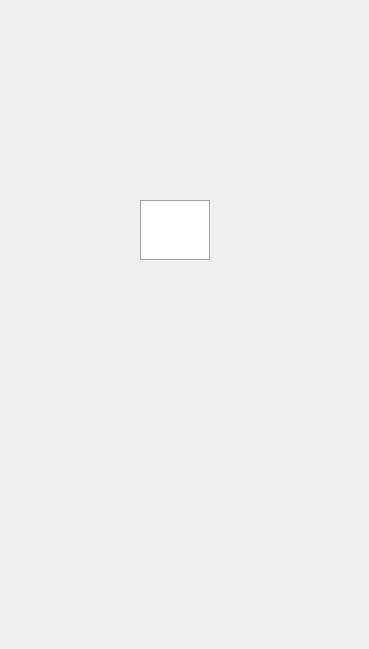
    <widget class="QWidget" name="accept_code_sign_in">
     <widget class="QLabel" name="label_3">
      <property name="geometry">
       <rect>
        <x>0</x>
        <y>0</y>
        <width>360</width>
        <height>640</height>
       </rect>
      </property>
      <property name="text">
       <string/>
      </property>
      <property name="pixmap">
       <pixmap>../image/accept_code_sign_in/accept_code_sign_in.png</pixmap>
      </property>
     </widget>
     <widget class="QPushButton" name="pushButt_accept_sign_in_code">
      <property name="geometry">
       <rect>
        <x>30</x>
        <y>300</y>
        <width>291</width>
        <height>41</height>
       </rect>
      </property>
      <property name="text">
       <string/>
      </property>
      <property name="flat">
       <bool>true</bool>
      </property>
     </widget>
     <widget class="QPushButton" name="pushButt_edit_number_sign_in">
      <property name="geometry">
       <rect>
        <x>30</x>
        <y>360</y>
        <width>291</width>
        <height>41</height>
       </rect>
      </property>
      <property name="text">
       <string/>
      </property>
      <property name="flat">
       <bool>true</bool>
      </property>
     </widget>
     <widget class="QPlainTextEdit" name="pass_digit1_accept_code_sign_in">
      <property name="geometry">
       <rect>
        <x>140</x>
        <y>200</y>
        <width>71</width>
        <height>61</height>
       </rect>
      </property>
      <property name="font">
       <font>
        <pointsize>20</pointsize>
       </font>
      </property>
      <property name="frameShape">
       <enum>QFrame::Box</enum>
      </property>
     </widget>
    </widget>
